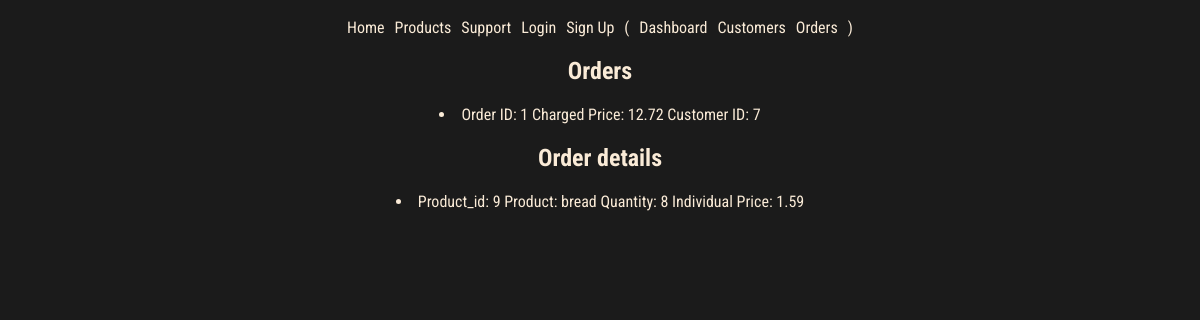
/orders/1, run on an earlier commit of the app's database.
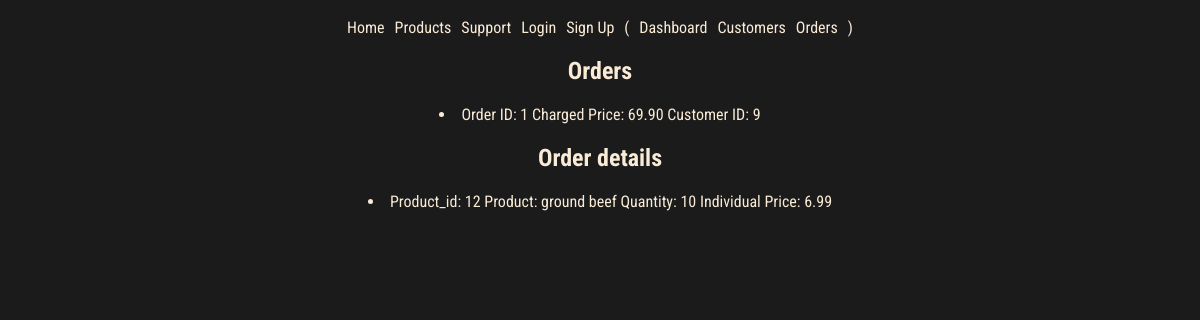
And on a later commit of the database.
### models.py (models this page shows, shortened)
class Order(db.Model):
    id = mapped_column(Integer, primary_key=True)
    user_id = mapped_column(Integer, ForeignKey(User.id), nullable=False)
    user = relationship("User", back_populates="orders")
    total = mapped_column(Numeric, nullable=False, default=0)
    item = relationship("ProductOrder", back_populates="order", cascade="all, delete-orphan")
    created = mapped_column(DateTime(timezone=True), default=datetime.now().replace(microsecond=0))
    processed = mapped_column(DateTime(timezone=True), nullable=True)
    strategy = mapped_column(String(20))  # Add a column to store the strategy used

class ProductOrder(db.Model):
    id = mapped_column(Integer, primary_key=True)
    order_id = mapped_column(Integer, ForeignKey("order.id"), nullable=False)
    product_id = mapped_column(Integer, ForeignKey("product.id"), nullable=False)
    order = relationship("Order", back_populates="item")
    product = relationship("Product", back_populates="orders")
    quantity = mapped_column(Integer, nullable=False, default=0)

class Product(db.Model):
    id = mapped_column(Integer, primary_key=True)
    name = mapped_column(String(200), nullable=False, unique=True)
    price = mapped_column(Numeric, nullable=False, default=0) # :3
    available = mapped_column(Integer, nullable=False, default=0)
    orders = relationship("ProductOrder", back_populates="product", cascade="all, delete-orphan")

### routes/orders.py (the view)
@orders_bp.route('/<int:order_id>')
def order_detail(order_id):
    order = Order.query.get_or_404(order_id)
    return render_template('pages/order_detail.html', order=order)

### templates/pages/order_detail.html
{% extends "base.html" %}
{% block content %}
<h2>Orders</h2>
<li>
    <span>Order ID: {{ order.id }}</span>
    <span>Charged Price: {{ order.total|round(2) }}</span>
    <span>Customer ID: {{ order.user_id }}</span>
</li>
<h2>Order details</h2>
{% for order in order.item %}
<li>
    <span>Product_id: {{ order.product_id }}</span>
    <span>Product: {{ order.product.name }}</span>
    <span>Quantity: {{ order.quantity }}</span>
    <span>Individual Price: {{ order.product.price|round(2) }}</span>
</li>
{% endfor %}
{% endblock %}

### templates/base.html (shortened to what this page needs)
<!doctype html>
<html lang="en">
<head>
    <link rel="stylesheet" type="text/css" href="{{ url_for('static', filename='style.css') }}">
</head>
<body>
    <nav>
        <div>
            <a href="{{ url_for('home') }}">Home</a>
            <a href="{{ url_for('products.products') }}">Products</a>
            <a href="{{ url_for('supports.supports') }}">Support</a>
            <a href="{{ url_for('auth.login') }}">Login</a>
            <a href="{{ url_for('auth.signup') }}">Sign Up</a>
            <span>
                (
            </span>
            <a href="{{ url_for('admin.admin') }}">Dashboard</a>
            <a href="{{ url_for('users.users') }}">Customers</a>
            <a href="{{ url_for('orders.orders') }}">Orders</a>
            <span>
                )
            </span>
        </div>
    </nav>
    <div class="container">
        {% block content %}
        {% endblock %}
    </div>
</body>
</html>

### static/style.css (style rules this page uses)
:root { --font-color: antiquewhite; --background: #1b1b1b; --bg-variant: #2e2e2e; --bg-variant-dark: #1f1e1e; --accent-color: #00a2ff; }
body { display: flex; flex-direction: column; align-items: center; justify-content: center; background-color: var(--background); color: var(--font-color); font-family: "Roboto Condensed", sans-serif; padding: 10px; }
nav { display: flex; align-items: center; }
nav > div { display: flex; gap: 10px; }
.container { width: 80vw; max-width: 600px; display: flex; flex-direction: column; align-items: center; justify-content: center; }
a { color: var(--font-color); text-decoration: none; }

What changed in the data, as far as the page shows it:
changed Order id 1: total "12.72" → "69.90"; user_id "7" → "9"
changed ProductOrder: product_id "9" → "12"; product.name "bread" → "ground beef"; quantity "8" → "10"; product.price "1.59" → "6.99"
